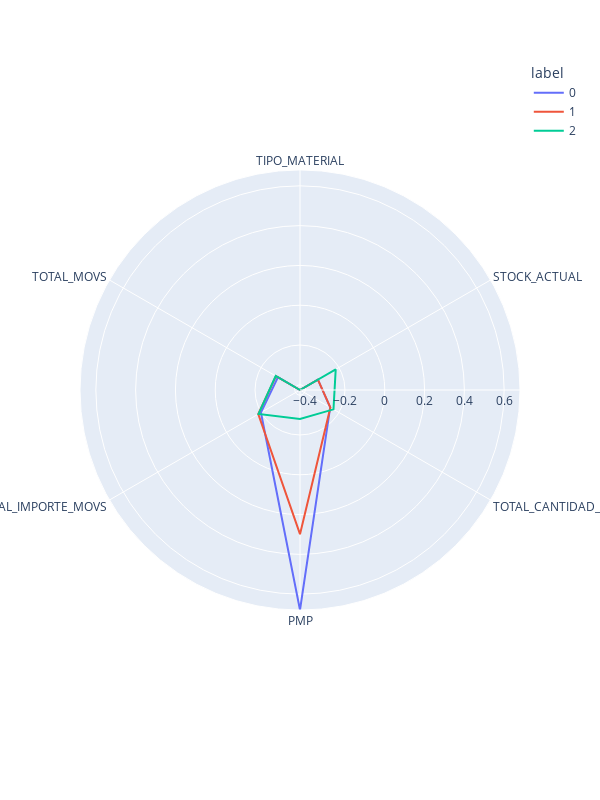
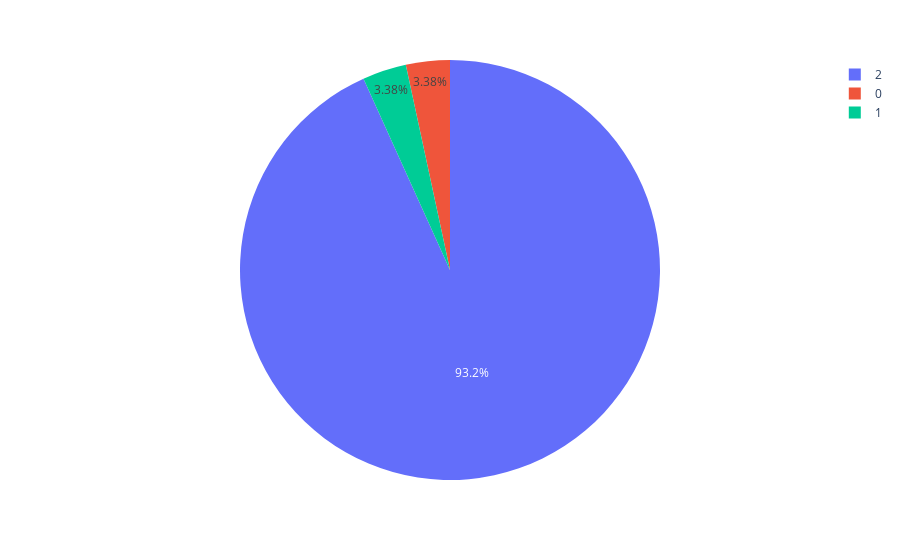

These figures' notebook cell, in order:
### Code cell
# Visualización polar para DBSCAN excluyendo ruido y clusters pequeños
polar_dbscan = clusters_dbscan_valid.groupby("label").mean().reset_index()
polar_dbscan = pd.melt(polar_dbscan, id_vars=["label"])
fig_dbscan = px.line_polar(polar_dbscan, r="value", theta="variable", color="label", line_close=True, height=800, width=600)
fig_dbscan.show()

# Visualización de distribución de clusters con DBSCAN excluyendo ruido y clusters pequeños
pie_dbscan = clusters_dbscan_valid.groupby('label').size().reset_index()
pie_dbscan.columns = ['label', 'value']
px.pie(pie_dbscan, values='value', names='label').show()

### Figure 1 — Plotly figure (JSON) as saved in the notebook; plotly's stock layout.template omitted (floating-point values rounded to 4 significant figures)
{"data": [{"hovertemplate": "label=0<br>value=%{r}<br>variable=%{theta}<extra></extra>", "legendgroup": "0", "line": {"color": "#636efa", "dash": "solid"}, "marker": {"symbol": "circle"}, "mode": "lines", "name": "0", "r": [-0.4261, -0.3223, -0.2509, 0.6797, -0.1993, -0.2978, -0.4261], "showlegend": true, "subplot": "polar", "theta": ["TIPO_MATERIAL", "STOCK_ACTUAL", "TOTAL_CANTIDAD_MOVS", "PMP", "TOTAL_IMPORTE_MOVS", "TOTAL_MOVS", "TIPO_MATERIAL"], "type": "scatterpolar"}, {"hovertemplate": "label=1<br>value=%{r}<br>variable=%{theta}<extra></extra>", "legendgroup": "1", "line": {"color": "#EF553B", "dash": "solid"}, "marker": {"symbol": "circle"}, "mode": "lines", "name": "1", "r": [-0.4261, -0.3221, -0.2497, 0.2987, -0.1838, -0.2865, -0.4261], "showlegend": true, "subplot": "polar", "theta": ["TIPO_MATERIAL", "STOCK_ACTUAL", "TOTAL_CANTIDAD_MOVS", "PMP", "TOTAL_IMPORTE_MOVS", "TOTAL_MOVS", "TIPO_MATERIAL"], "type": "scatterpolar"}, {"hovertemplate": "label=2<br>value=%{r}<br>variable=%{theta}<extra></extra>", "legendgroup": "2", "line": {"color": "#00cc96", "dash": "solid"}, "marker": {"symbol": "circle"}, "mode": "lines", "name": "2", "r": [-0.4261, -0.2188, -0.2317, -0.2803, -0.1856, -0.285, -0.4261], "showlegend": true, "subplot": "polar", "theta": ["TIPO_MATERIAL", "STOCK_ACTUAL", "TOTAL_CANTIDAD_MOVS", "PMP", "TOTAL_IMPORTE_MOVS", "TOTAL_MOVS", "TIPO_MATERIAL"], "type": "scatterpolar"}], "layout": {"height": 800, "legend": {"title": {"text": "label"}, "tracegroupgap": 0}, "margin": {"t": 60}, "polar": {"angularaxis": {"direction": "clockwise", "rotation": 90}, "domain": {"x": [0, 1], "y": [0, 1]}}, "width": 600}}

### Figure 2 — Plotly figure (JSON) as saved in the notebook; plotly's stock layout.template omitted (floating-point values rounded to 4 significant figures)
{"data": [{"domain": {"x": [0, 1], "y": [0, 1]}, "hovertemplate": "label=%{label}<br>value=%{value}<extra></extra>", "labels": [0, 1, 2], "legendgroup": "", "name": "", "showlegend": true, "type": "pie", "values": [5, 5, 138]}], "layout": {"legend": {"tracegroupgap": 0}, "margin": {"t": 60}}}
